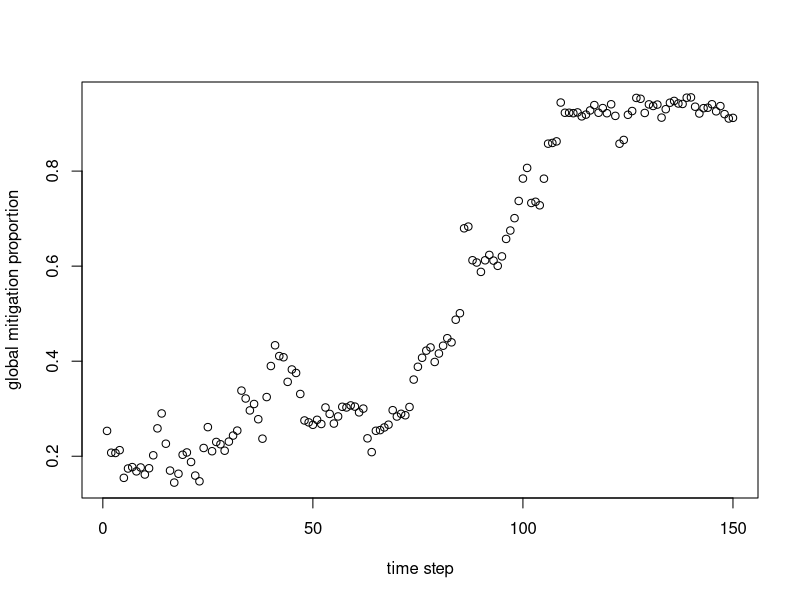

This figure's R source: (Note: a time limit stopped this script after it produced the figure.)


#R3.6.2
require(MASS);

Trun=1500; nReps=100;
#Baseline parameter sets following scenrios in panels a-d of Figure 2.
#Some parameter name differences here compared to manuscript: Acor=R, rLt=r_T, rPt=p_T, rP=p_M, rPc=p_NM, F=f, xi=kappa, Glo=E
Pmat=rbind( c(L=8,N=18,c=0.8,Alph=0,Acor=0.0,rL=0.0,rLt=0.4,rPt=0.5,rP=4,rPc=1.6,F=0,mu=5/1e2,beta=.75,xi=0.25,Glo=1,f0=0.15,T=0.5),
			c(L=8,N=18,c=0.8,Alph=0,Acor=0.0,rL=0.6,rLt=0.4,rPt=0.5,rP=4,rPc=1.6,F=0,mu=5/1e2,beta=.75,xi=0.25,Glo=1,f0=0.15,T=0.5),
			c(L=8,N=18,c=0.8,Alph=2,Acor=0.7,rL=0.0,rLt=0.4,rPt=0.5,rP=4,rPc=1.6,F=0,mu=5/1e2,beta=.75,xi=0.25,Glo=1,f0=0.15,T=0.5),
			c(L=8,N=18,c=0.8,Alph=2,Acor=0.7,rL=0.6,rLt=0.4,rPt=0.5,rP=4,rPc=1.6,F=0,mu=5/1e2,beta=.75,xi=0.25,Glo=1,f0=0.15,T=0.5))

#Below are parameter sets for various simulations. A loop at the end runs simulations over chosen set of conditions Starts			
			
#### Simlations for Figures 1 and 2:
Starts=as.matrix(expand.grid(Pset=1:4,c=0.8,T=c(0,0.5,1.5),cvar=0,Gcor=0,Glap=0,infl=0,Rep=1:nReps))

#### Simlations for Figure 3 - Effect of constitutive punishment costs on overlapping institutions
# Note that agreement overlap (parameter b) here is implemented as 2 parameters:
# T remains the global mitigation frequency m_G at which global agreement attempts begin,
# and Tlocoff is now the m_g level at which local agreements are phased out
Fs=seq(0,0.65,len=30); 
Starts=rbind(as.matrix(expand.grid(Pset=4,c=0.8,T=c(0,0.5),cvar=0,Gcor=0,Glap=0,infl=0,F=Fs,Tlocoff=c(0.5,1.5),Rep=1:nReps)),
	as.matrix(expand.grid(Pset=4,c=0.8,T=c(0,0.5),cvar=0,Gcor=0,Glap=0,infl=0,F=Fs,Tlocoff=c(0,1.5),Rep=1:nReps)));
Starts=Starts[-which(Starts[,"T"]==1.5 & Starts[,"Tlocoff"]==0),]


#### Simulations for Figure 4 - effect of inequality in emissions and negotiations
# Some parameter name differences here compared to Methods in manuscript: infl=rho, Gcor=rho_G
# Glap denotes overlap in group/local agreement membership, with Glap=0 used in the main analysis (ie no group overlap)
# and Glap=1 corresponding to every player belonging to every local group (equivalent to a single global agreement)
ntests=10; lapSeq=c(0,round(exp(-seq(4.5,2,len=ntests-1)),3)); inflSeq=seq(0.01,1,len=ntests);
Starts=rbind(expand.grid(Pset=4,c=0.8,T=c(0,0.5,1.5),cvar=c(0,6),Gcor=c(0,0.85),Glap=0,infl=inflSeq,Rep=1:nReps),
	expand.grid(Pset=4,c=0.8,T=c(0,0.5,1.5),cvar=c(0,6),Gcor=seq(0,0.85,len=ntests),Glap=0,infl=c(0.1,0.2,0.4,0.6),Rep=1:nReps),
	expand.grid(Pset=4,c=0.8,T=c(0,0.5,1.5),cvar=c(0,6),Gcor=0,Glap=lapSeq,infl=c(0.1,0.2,0.4,0.6),Rep=1:nReps))







#Agreement switching function Theta
sig=function(x,thresh,smoo=15) 1-1/(1+exp(smoo*(x-thresh)))

#Function to generate lognormal distribution from set of quantiles
qlnormT=function(q,mu,sig) qlnorm(q, meanlog=log(mu/sqrt(1+(sig/mu)^2)), sdlog=sqrt(log(1+(sig/mu)^2)) )

#Function assigning players to groups and the emissions of each player
group=function(parms,seed0){
	ss0=function(S=seed0) set.seed(S); L=parms["L"]; np=parms["N"]*L; G=matrix(0,np,L); colnames(G)=paste0("G",1:L);
	ss0(); qts=mvrnorm(n=np,mu=c(0,0), diag(2)*(1-parms["Gcor"])+parms["Gcor"]);
	Cs=round(qlnormT(pnorm(qts[,2]),parms["c"],parms["cvar"]),3); ps=0.5+parms["Gcor"]*(0.5 - (1:L)/L);
	ss0(); Ns=rmultinom(20,np,ps); Ns=Ns[,c(which(Ns[L,]>1),1)[1]]; #cor(Cs,rep(Ns,Ns)[rank(qts[,1])]); #cor(1:L,ps)=1 => final cor := Gcor in qts
	G[cbind(1:np, rep(1:L,Ns)[rank(qts[,1])])]=1; ss0(); G[G==0]=rbinom(np*(L-1),1,parms["Glap"]); #Glap=degree of grp overlap (=prop multi-group memberships realized)
	ss0(); cbind(Cs,M=Cs*rbinom(np,1,parms["f0"]),G);
}

#Function calculating payoffs for each step
payfun3=function(pS,cS,parms,pSG,N=parms["N"],Li=length(pS)){
	#pS is fraction of players mitigating; cS is either cost for deciding player OR (for group rivalry) mean cost of currently mitigating players in each group
	#Determine at what scales punishment is happening, ultimately calculating punishment fines PF
	pSL=pS; if(parms["infl"]>0){ pSL=cS; cS=parms["c"]; };
	Ps=sig(c(pSG,pSG,pSG,pSL),rep(parms[c("T","Tlocoff","rPt")],c(1,1,1+Li)));
	Attempt=(1-Ps[2])+Ps[1]; dlt=(1-Ps[2])*Ps[-(1:3)] + parms["Glo"]*Ps[1]*Ps[3];
	#Effects of punishment PF on each strategy in each group
	PF=-cbind(parms["F"]*Attempt + (1-parms["F"])*dlt, dlt)%*%diag(parms[c("rPc","rP")])
	#Add mitigator costs - which can vary among groups due to economies of scale
	Pays = PF - cbind(cS*(1-parms["rL"]*sig(pS,parms["rLt"])),  0)
	if(Li==1) return(as.vector(Pays)); return(Pays[,1]*pS + Pays[,2]*(1-pS)); 
}

#Function to decide whether a chosen player switches their climate policy
m9iter=function(S,dSi,parms,seed){ #Threshold punishment model with only 2 strategies and chickens
	#Start off by calculating group-level stats, seperately tracking pS and mean cost of mitigators.
	#belonging denotes the groups to which the player reconsidering policy belongs (single integer for Glap=0)
	L=parms["L"]; infl=parms["infl"]; Si=S[dSi,]; belonging=(1:L)[Si[-(1:2)]==1]; Mitigator=Si[2]>0;
	v=1+0*S[,1]; SS=cbind(Nj=(v%*%S[,-(1:2)])[1,], nM=(v%*%((S[,2]>0)*S[,-(1:2)]))[1,], sumC=(v%*%(S[,2]*S[,-(1:2)]))[1,]); 
	SS=cbind(SS, pS=SS[,"nM"]/SS[,"Nj"], avC=SS[,"sumC"]/SS[,"nM"]); SS[is.na(SS)]=0; #NA mean costs are actually zero

	Pays=matrix(nrow=0,ncol=2); pSG=mean(S[,2]>0); cS1s=rep(Si[1],L);
	if(infl>0){ SGC=(v%*%(S[,1]*S[,-(1:2)]))[1,]; grpS=cS1s=(1-infl)*SS[,"pS"] + infl*SS[,"sumC"]/SGC; }
	SGA=(1-infl)*(mean(S[,2]>0)+(1:-1)/nrow(S)) + infl*(sum(S[,2])+(1:-1)*Si[1])/sum(S[,1])
	for(i in belonging) Pays=rbind(Pays,payfun3(SS[i,2]/SS[i,1],cS1s[i],parms,SGA[2])); Pays=colMeans(Pays);
	dPg=0; if(parms["Alph"]>0){ dPg=1[0]; for(k in belonging){
			pSk=matrix(SS[,"pS"],L,3); pSk[k,]=pSk[k,]+(1:-1)/SS[k,1]; 
			if(infl==0){ cSk=matrix(SS[,"avC"],L,3); cSk[k,]=(SS[k,"sumC"]+(1:-1)*Si[1])/(SS[k,"nM"]+(1:-1));
			} else { cSk=matrix(grpS,L,3); cSk[k,]=(1-infl)*pSk[k,] + infl*(SS[k,"sumC"]+(1:-1)*Si[1])/SGC[k]; }
			groupPs=(A+diag(L))%*%apply(rbind(SGA,pSk,cSk), 2, function(x) payfun3(x[2:(L+1)],x[-(1:(L+1))],parms,pSG=x[1]))
			#Last step above adds group interaction effects into payoffs.
			#row entries in An are relative interaction strengths. Subtract diagonal to get mean Payoff difference
			An=t(t(A)%*%diag(1/(A%*%(1+0*A[,1]))[,1])); LambdsJ=((An-diag(L))%*%groupPs)[k,]; 
			dPg=c(dPg,parms["Alph"]*(LambdsJ[c(1,3)[1+(Mitigator)]]-LambdsJ[2]))
		}
	}
	freq=sum(SS[belonging,2])/sum(SS[belonging,1]); pOppose=c(freq,1-freq)[1+(Mitigator)] 
	#in next step, diff(Pays) = NM-M; want opposite when M is reconsidering
	Pr=parms["mu"] + (1-parms["mu"])*pOppose/(1+exp(parms["beta"]*((1-2*(Mitigator))*diff(Pays) + mean(dPg)))) 
	set.seed(seed); Swt=rbinom(1,1,prob=Pr); if(Swt==1) S[dSi,2]=S[dSi,1]*(!Mitigator); return(S);
}

#Run simulation
msim5=function(parms,Trun=1e2,seed0=15){
	ss0=function(S=seed0) set.seed(S); N=parms["N"]; L=parms["L"]; 
	ss0(); changes=c(1,cumsum(rbinom(Trun-1,N*L,prob=parms["xi"]))); Niter=tail(changes,1);
	ss0(); Seed=rnorm(Niter,sd=1e6); IDS=sample(1:(N*L),Niter,replace=TRUE); gID=floor((IDS-1)/N)+1; dS=cbind(gID,nID=IDS-(gID-1)*N);
	ss0(); X=mvrnorm(L*(L-1)/2, c(0,0), (1-parms["Acor"])*(diag(2)-1)+1); Ai=pnorm(X); 
	A=B=0*diag(L); A[upper.tri(A)]=Ai[,1]; B[upper.tri(B)]=Ai[,2]; A[lower.tri(A)]=t(B)[lower.tri(B)]; assign("A",A,.GlobalEnv);
	TS=group(parms,seed0); CS=sum(TS[,1]); out=sum(TS[,2])/CS;
	for(i in 2:Niter){ TS=m9iter(TS,parms,dSi=IDS[i],seed=Seed[i]); out=c(out,sum(TS[,2])/CS); }; 
	out=out[changes]; names(out)=changes; return(out);
}


#Example simulation with all processes: 
parms=Pmat[4,]; parms[c("Gcor","Glap","cvar","Alph","Glo","Tlocoff","infl")]=c(0.85,0.015,3,0.2,1,0.5,0.3); 
x=msim5(parms,Trun=150,seed0=20); plot(x,xlab="time step",ylab="global mitigation proportion")



#Running analyses above over ranges of parameters:
store=matrix(nrow=Trun,ncol=0);
for(i in 1:nrow(Starts)){
	print(i); pset=as.numeric(Starts[i,]); names(pset)=names(Starts); parms=Pmat[pset[1],];
	parms[c("T","cvar","Gcor","Glap","infl")]=c(pset[3:(ncol(Starts)-1)],0)[1:5]; 
	parms["c"]=pset[2]/(parms["rLt"]+(1-parms["rLt"])*(1-parms["rL"]))
	parms["Tlocoff"]=ifelse("Tlocoff"%in%names(pset),pset["Tlocoff"],parms["T"]);
	if("F"%in%names(pset)) parms["F"]=pset["F"]
	store=cbind(store, msim5(parms,Trun=Trun,seed0=1e4*pset["Rep"]))
}
